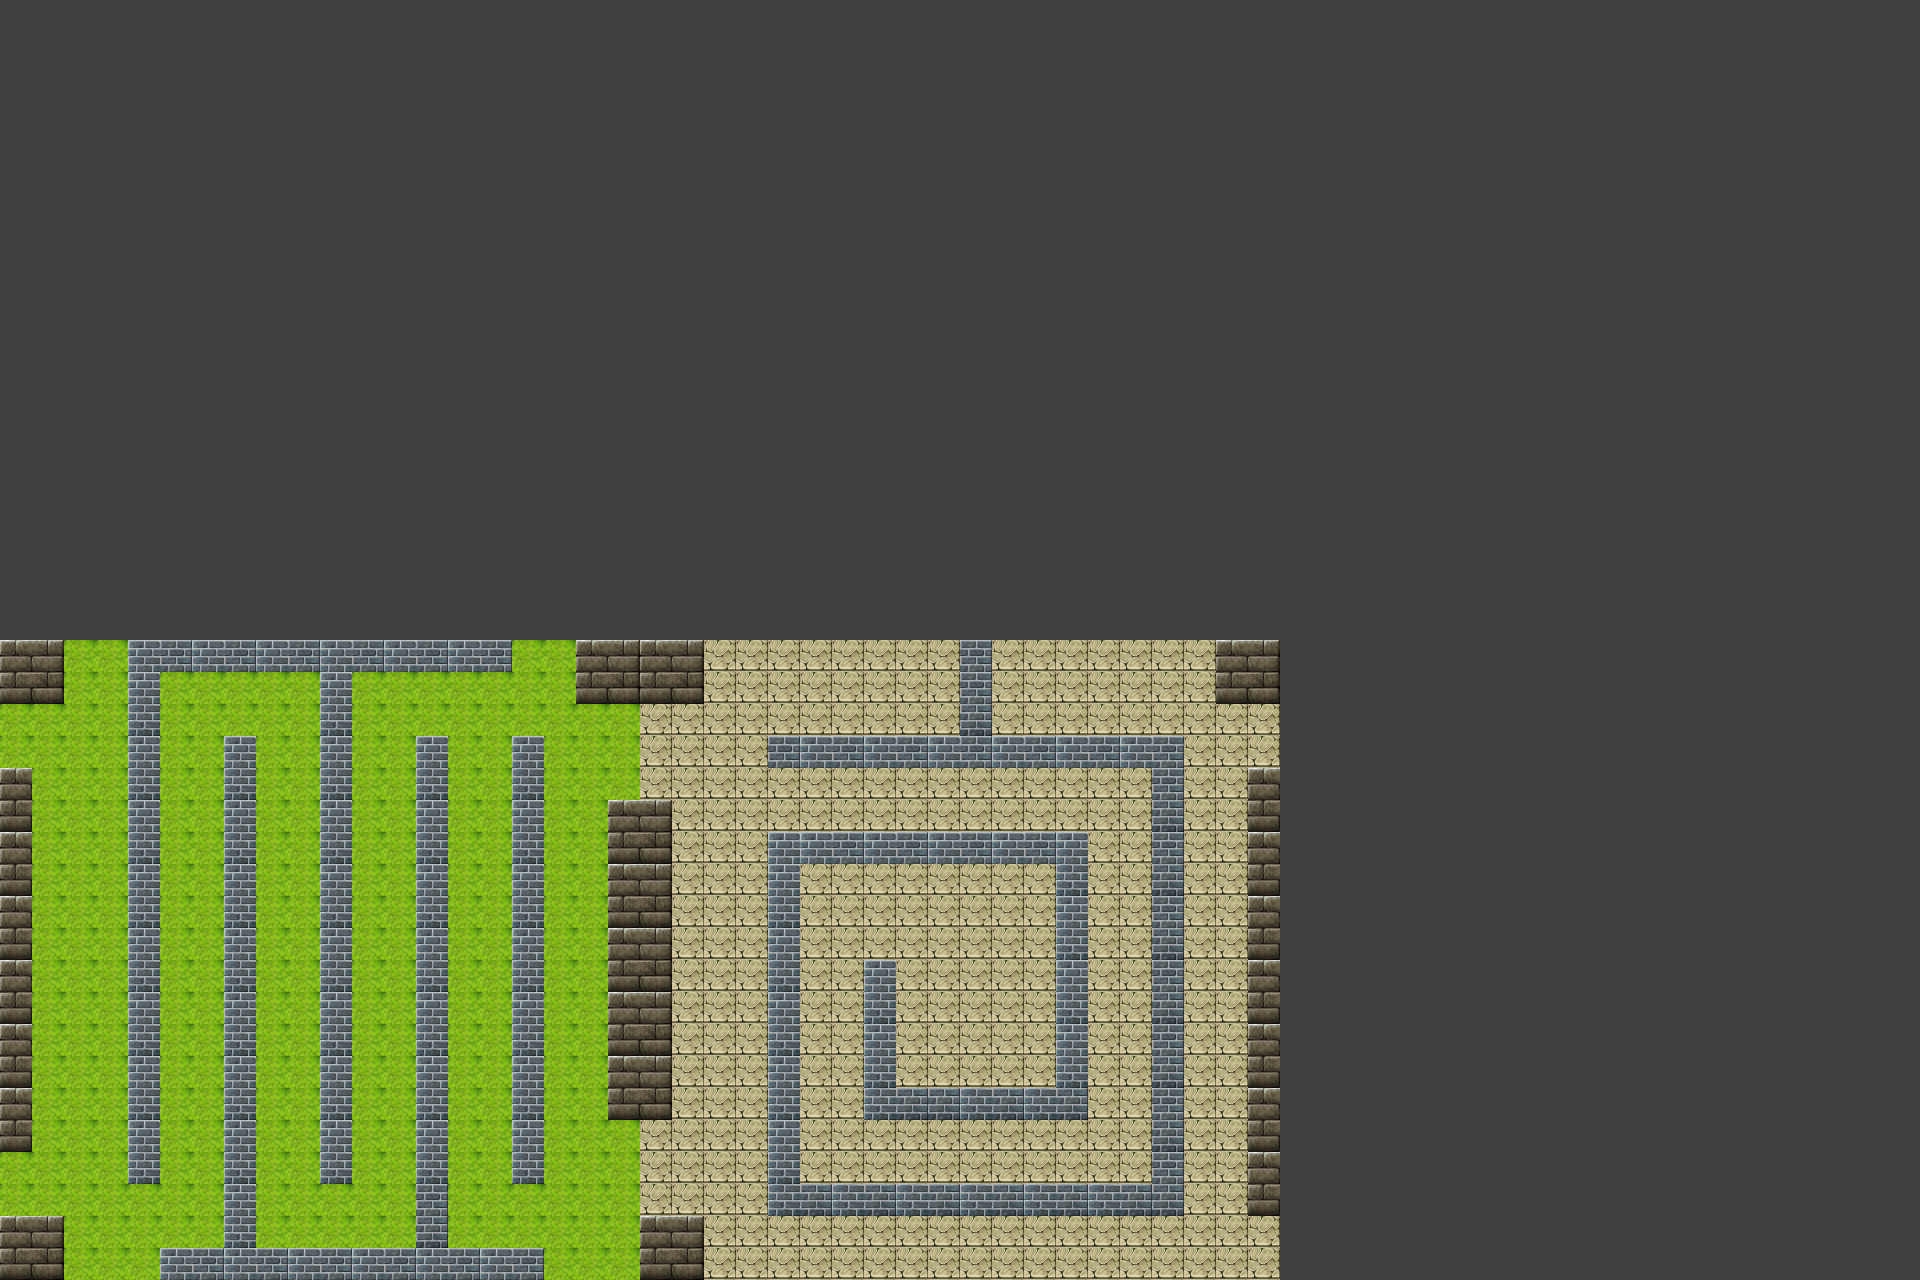

Rendered tile map (Tiled .tmx) drawn with the repository's tilesets; below, a short description and the map source with its tile grids summarised:
An orthogonal 60x40 tile map with 32x32 px tiles, 4 tile layers (obtacles, items, tmp, pattern), 2 tilesets.

<map version="1.0" orientation="orthogonal" width="60" height="40" tilewidth="32" tileheight="32" backgroundcolor="#414141">
 <properties>
  <property name="bonusCount" value="15" />
  <property name="coinsCount" value="25" />
  <property name="points1" value="1500" />
  <property name="points2" value="2000" />
  <property name="points3" value="2500" />
  <property name="startTime" value="5" />
  <property name="timeBonus" value="10" />
 </properties>
 <tileset firstgid="1" name="items" tilewidth="32" tileheight="32">
  <image source="items.png" width="256" height="256" />
  <tile id="10">
   <properties>
    <property name="brick" value="" />
   </properties>
  </tile>
  <tile id="56">
   <properties>
    <property name="timeBonus" value="" />
   </properties>
  </tile>
  <tile id="57">
   <properties>
    <property name="lock" value="" />
   </properties>
  </tile>
  <tile id="58">
   <properties>
    <property name="key" value="" />
   </properties>
  </tile>
  <tile id="59">
   <properties>
    <property name="diamond" value="" />
   </properties>
  </tile>
  <tile id="60">
   <properties>
    <property name="star" value="" />
   </properties>
  </tile>
  <tile id="61">
   <properties>
    <property name="exit" value="" />
   </properties>
  </tile>
  <tile id="62">
   <properties>
    <property name="enter" value="" />
   </properties>
  </tile>
 </tileset>
 <tileset firstgid="65" name="terrain" tilewidth="32" tileheight="32">
  <image source="terrain.png" width="512" height="480" />
 </tileset>
 <layer name="obtacles" width="60" height="40">
  <data>[2400 cells, 0 non-empty, 0 distinct tile ids]</data>
 </layer>
 <layer name="items" width="60" height="40">
  <data>[2400 cells, 0 non-empty, 0 distinct tile ids]</data>
 </layer>
 <layer name="tmp" width="60" height="40">
  <properties>
   <property name="pattern" value="20" />
  </properties>
  <data>[2400 cells, 800 non-empty, 2 distinct tile ids]</data>
 </layer>
 <layer name="pattern" width="60" height="40">
  <properties>
   <property name="pattern" value="20" />
  </properties>
  <data>[2400 cells, 252 non-empty, 8 distinct tile ids]</data>
 </layer>
</map>
